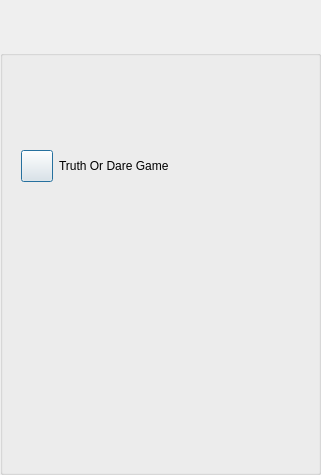
<?xml version="1.0" encoding="UTF-8"?>
<ui version="4.0">
 <class>ToFriendTodGameDialog</class>
 <widget class="QDialog" name="ToFriendTodGameDialog">
  <property name="geometry">
   <rect>
    <x>0</x>
    <y>0</y>
    <width>321</width>
    <height>475</height>
   </rect>
  </property>
  <property name="windowTitle">
   <string>Dialog</string>
  </property>
  <layout class="QVBoxLayout" name="verticalLayout">
   <property name="spacing">
    <number>0</number>
   </property>
   <property name="leftMargin">
    <number>0</number>
   </property>
   <property name="topMargin">
    <number>0</number>
   </property>
   <property name="rightMargin">
    <number>0</number>
   </property>
   <property name="bottomMargin">
    <number>0</number>
   </property>
   <item>
    <widget class="TitleBarWidget" name="m_TitleBarWidget" native="true">
     <property name="sizePolicy">
      <sizepolicy hsizetype="Preferred" vsizetype="Fixed">
       <horstretch>0</horstretch>
       <verstretch>0</verstretch>
      </sizepolicy>
     </property>
     <property name="minimumSize">
      <size>
       <width>0</width>
       <height>50</height>
      </size>
     </property>
     <property name="maximumSize">
      <size>
       <width>16777215</width>
       <height>50</height>
      </size>
     </property>
    </widget>
   </item>
   <item>
    <widget class="QGroupBox" name="StyledDlgItemsBox">
     <property name="sizePolicy">
      <sizepolicy hsizetype="Preferred" vsizetype="Expanding">
       <horstretch>0</horstretch>
       <verstretch>0</verstretch>
      </sizepolicy>
     </property>
     <property name="minimumSize">
      <size>
       <width>0</width>
       <height>0</height>
      </size>
     </property>
     <property name="title">
      <string/>
     </property>
     <layout class="QVBoxLayout" name="verticalLayout_2">
      <item>
       <widget class="QLabel" name="m_StatusLabel">
        <property name="text">
         <string/>
        </property>
       </widget>
      </item>
      <item>
       <widget class="IdentWidget" name="m_FriendIdentWidget" native="true">
        <property name="sizePolicy">
         <sizepolicy hsizetype="Preferred" vsizetype="Fixed">
          <horstretch>0</horstretch>
          <verstretch>0</verstretch>
         </sizepolicy>
        </property>
        <property name="minimumSize">
         <size>
          <width>0</width>
          <height>50</height>
         </size>
        </property>
        <property name="maximumSize">
         <size>
          <width>16777215</width>
          <height>50</height>
         </size>
        </property>
       </widget>
      </item>
      <item>
       <widget class="QFrame" name="m_PermissionFrame">
        <property name="sizePolicy">
         <sizepolicy hsizetype="Preferred" vsizetype="Fixed">
          <horstretch>0</horstretch>
          <verstretch>0</verstretch>
         </sizepolicy>
        </property>
        <layout class="QHBoxLayout" name="horizontalLayout">
         <item>
          <widget class="VxPushButton" name="m_PermissionButton">
           <property name="minimumSize">
            <size>
             <width>32</width>
             <height>32</height>
            </size>
           </property>
           <property name="maximumSize">
            <size>
             <width>32</width>
             <height>32</height>
            </size>
           </property>
           <property name="text">
            <string/>
           </property>
           <property name="iconSize">
            <size>
             <width>32</width>
             <height>32</height>
            </size>
           </property>
          </widget>
         </item>
         <item>
          <widget class="QLabel" name="m_PermissionLabel">
           <property name="sizePolicy">
            <sizepolicy hsizetype="Preferred" vsizetype="Fixed">
             <horstretch>0</horstretch>
             <verstretch>0</verstretch>
            </sizepolicy>
           </property>
           <property name="text">
            <string>Truth Or Dare Game</string>
           </property>
          </widget>
         </item>
        </layout>
       </widget>
      </item>
      <item>
       <widget class="TodGameWidget" name="m_TodGameWidget" native="true">
        <property name="sizePolicy">
         <sizepolicy hsizetype="Preferred" vsizetype="Expanding">
          <horstretch>0</horstretch>
          <verstretch>0</verstretch>
         </sizepolicy>
        </property>
       </widget>
      </item>
      <item>
       <widget class="InstMsgWidget" name="m_InstMsgWidget" native="true">
        <property name="sizePolicy">
         <sizepolicy hsizetype="Preferred" vsizetype="Expanding">
          <horstretch>0</horstretch>
          <verstretch>0</verstretch>
         </sizepolicy>
        </property>
       </widget>
      </item>
     </layout>
    </widget>
   </item>
   <item>
    <widget class="BottomBarWidget" name="m_BottomBarWidget" native="true">
     <property name="sizePolicy">
      <sizepolicy hsizetype="Expanding" vsizetype="Minimum">
       <horstretch>0</horstretch>
       <verstretch>0</verstretch>
      </sizepolicy>
     </property>
     <property name="minimumSize">
      <size>
       <width>30</width>
       <height>0</height>
      </size>
     </property>
     <property name="autoFillBackground">
      <bool>true</bool>
     </property>
    </widget>
   </item>
  </layout>
 </widget>
 <customwidgets>
  <customwidget>
   <class>TitleBarWidget</class>
   <extends>QWidget</extends>
   <header>TitleBarWidget.h</header>
   <container>1</container>
  </customwidget>
  <customwidget>
   <class>BottomBarWidget</class>
   <extends>QWidget</extends>
   <header location="global">BottomBarWidget.h</header>
   <container>1</container>
  </customwidget>
  <customwidget>
   <class>VxPushButton</class>
   <extends>QPushButton</extends>
   <header>VxPushButton.h</header>
  </customwidget>
  <customwidget>
   <class>IdentWidget</class>
   <extends>QWidget</extends>
   <header location="global">IdentWidget.h</header>
   <container>1</container>
  </customwidget>
  <customwidget>
   <class>TodGameWidget</class>
   <extends>QWidget</extends>
   <header>TodGameWidget.h</header>
   <container>1</container>
  </customwidget>
  <customwidget>
   <class>InstMsgWidget</class>
   <extends>QWidget</extends>
   <header>InstMsgWidget.h</header>
   <container>1</container>
  </customwidget>
 </customwidgets>
 <resources/>
 <connections/>
</ui>
